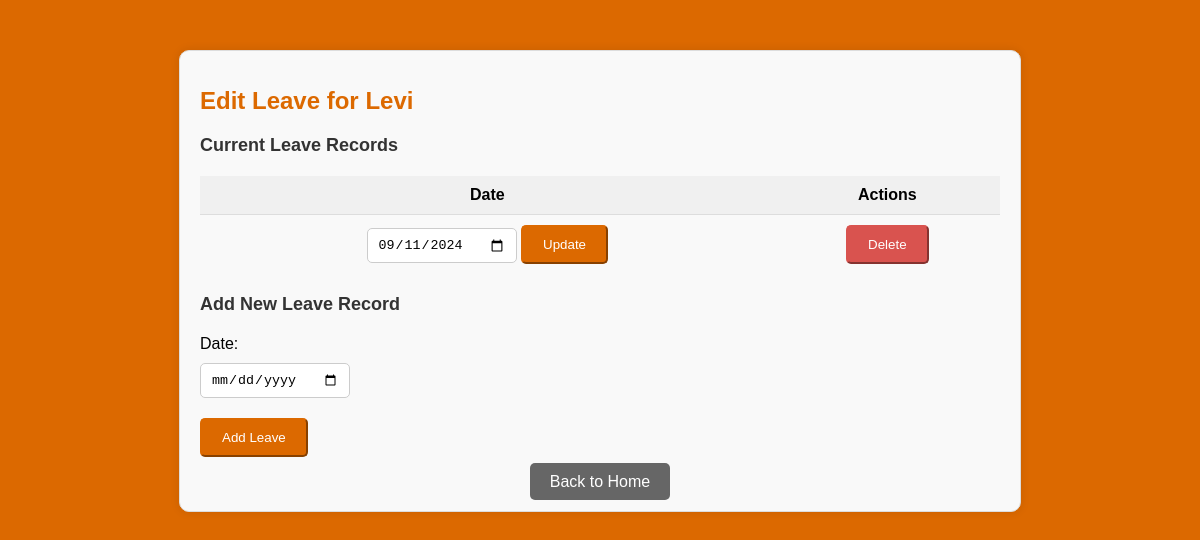
Before: /edit_leave/1 with the older database file.
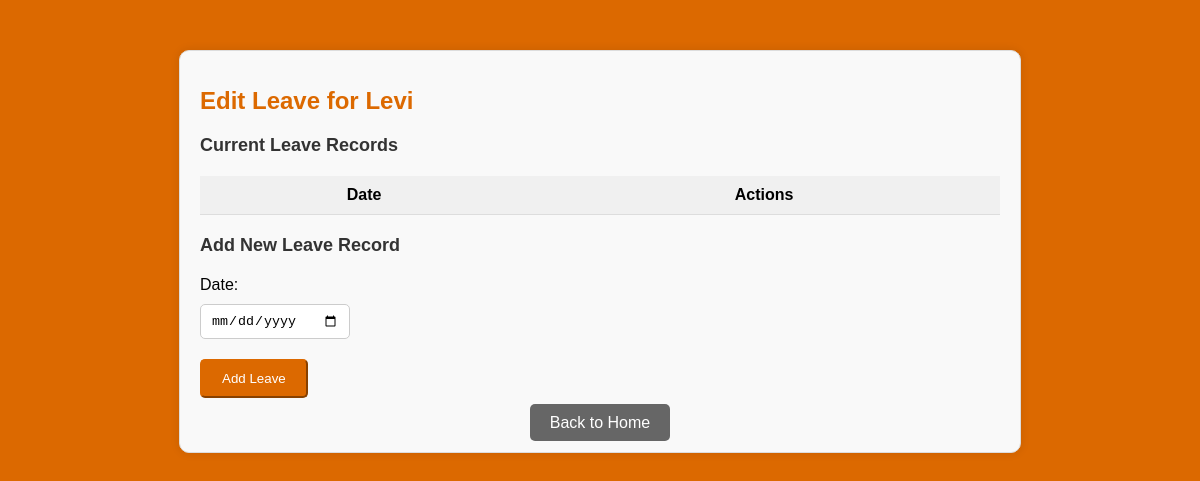
After: the same page with the newer database file.
### app.py (models this page shows)
class LeaveRecord(db.Model):
    id = db.Column(db.Integer, primary_key=True)
    staff_id = db.Column(db.Integer, db.ForeignKey('staff.id'))
    date = db.Column(db.Date, nullable=False)
    __table_args__ = (db.UniqueConstraint('staff_id', 'date', name='_staff_date_uc'),)

### app.py (the view, shortened to what this page needs)
@app.route('/edit_leave/<int:staff_id>', methods=['GET', 'POST'])
def edit_leave(staff_id):
    staff_member = Staff.query.get_or_404(staff_id)
    leave_records = LeaveRecord.query.filter_by(staff_id=staff_id).order_by(LeaveRecord.date).all()
    return render_template('edit_leave.html', staff_member=staff_member, leave_records=leave_records)

### templates/edit_leave.html (shortened to what this page needs)
<body style="background-color: #dc6900; font-family: Arial, sans-serif;">
    <div class="container" style="max-width: 800px; margin: 50px auto; padding: 20px; background-color: #f9f9f9; border: 1px solid #ddd; border-radius: 10px; box-shadow: 0 0 10px rgba(0, 0, 0, 0.1);">
        <h1 class="text-center" style="color: #dc6900; font-weight: bold; margin-bottom: 20px; font-size: 24px;">Edit Leave for {{ staff_member.name }}</h1>
        <h2 class="text-center" style="color: #333; font-weight: bold; margin-bottom: 20px; font-size: 18px;">Current Leave Records</h2>
        <table class="table table-striped table-bordered" style="width: 100%; border-collapse: collapse; margin-bottom: 20px;">
            <thead>
                <tr>
                    <th style="background-color: #f0f0f0; border-bottom: 1px solid #ddd; padding: 10px; text-align: center;">Date</th>
                    <th style="background-color: #f0f0f0; border-bottom: 1px solid #ddd; padding: 10px; text-align: center;">Actions</th>
                </tr>
            </thead>
            <tbody>
                {% for record in leave_records %}
                <tr>
                    <td style="padding: 10px; text-align: center;">
                        <form method="POST" style="display: inline;">
                            <input type="date" name="new_date_{{ record.id }}" value="{{ record.date }}" required class="form-control" style="width: 150px; height: 35px; padding: 10px; border-radius: 5px; border: 1px solid #ccc;">
                            <button type="submit" name="edit" value="{{ record.id }}" class="btn btn-primary btn-sm" style="background-color: #dc6900; border-color: #dc6900; color: #ffffff; padding: 10px 20px; border-radius: 5px; cursor: pointer;">Update</button>
                        </form>
                    </td>
                    <td style="padding: 10px; text-align: center;">
                        <form method="POST" style="display: inline;">
                            <button type="submit" name="delete" value="{{ record.id }}" class="btn btn-danger btn-sm" style="background-color: #d9534f; border-color: #d9534f; color: #ffffff; padding: 10px 20px; border-radius: 5px; cursor: pointer;" onclick="return confirm('Are you sure you want to delete this leave record?')">Delete</button>
                        </form>
                    </td>
                </tr>
                {% endfor %}
            </tbody>
        </table>
        <h2 class="text-center" style="color: #333; font-weight: bold; margin-bottom: 20px; font-size: 18px;">Add New Leave Record</h2>
        <form method="POST">
            <div class="form-group" style="margin-bottom: 20px;">
                <label for="new_leave_date" style="display: block; margin-bottom: 10px;">Date:</label>
                <input type="date" id="new_leave_date" name="new_leave_date" required class="form-control" style="width: 150px; height: 35px; padding: 10px; border-radius: 5px; border: 1px solid #ccc;">
            </div>
            <button type="submit" name="add" value="1" class="btn btn-success" style="background-color: #dc6900; border-color: #dc6900; color: #ffffff; padding: 10px 20px; border-radius: 5px; cursor: pointer;">Add Leave</button>
        </form>
        <center><a href="{{ url_for('choose_option', staff_id=staff_member.id) }}" class="btn btn-secondary mt-3" style="background-color: #666; border-color: #666; text-decoration: none; color: #ffffff; padding: 10px 20px; border-radius: 5px; cursor: pointer;">Back to Home</a></center>
    </div>
</body>

Changed rows visible on the page:
no longer on this page (row edited): LeaveRecord: date "09/11/2024", {{ record.id }} 1 (drawn)
